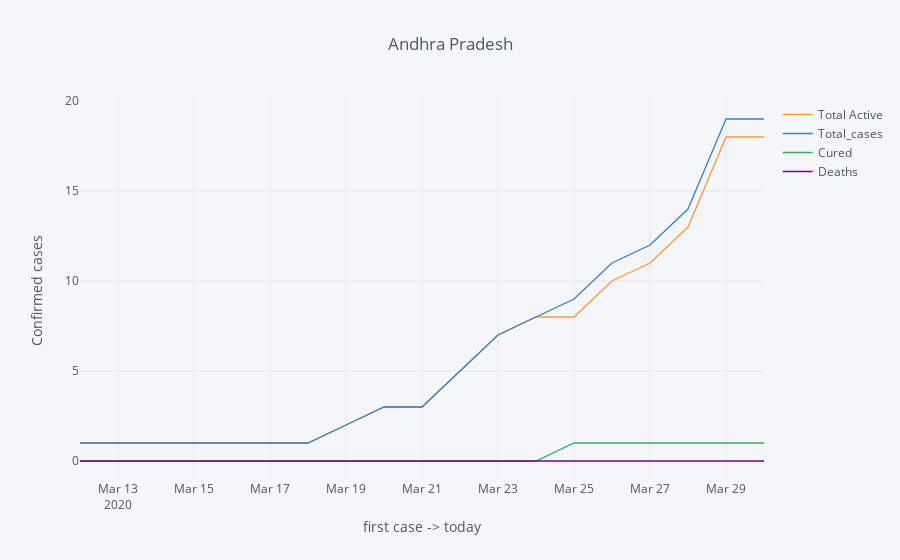
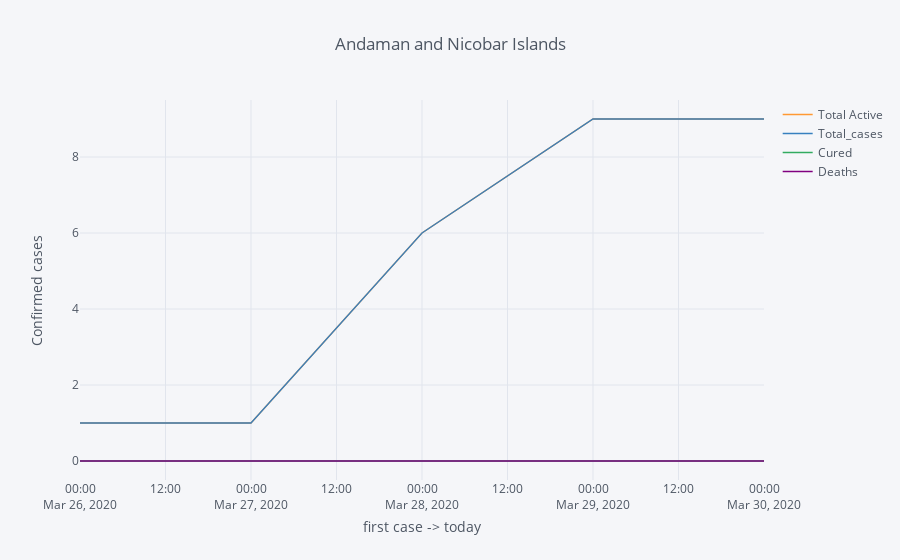
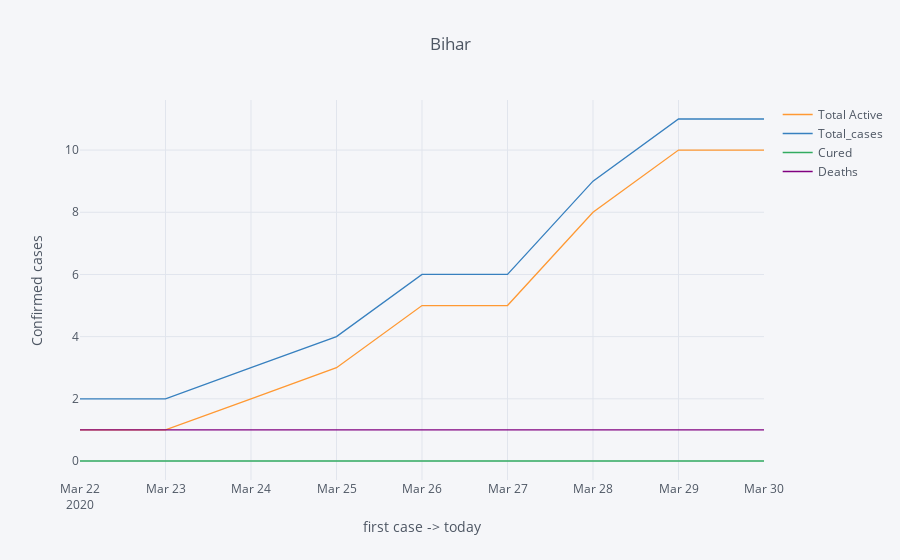

Notebook code cell kept with these figures, in order:
### Code cell
for state in state_dic:
    state_dic[state][['Total Active','Total_cases', 'Cured','Deaths']].iplot(title=state,
                    #colors={'Total':'black', 'Safe-Zone':'blue'}, width=2.5
                    xTitle='first case -> today', yTitle='Confirmed cases')

### Figure 1 — Plotly figure (JSON) as saved in the notebook; plotly's stock layout.template omitted (floating-point values rounded to 4 significant figures)
{"data": [{"line": {"color": "rgba(255, 153, 51, 1.0)", "dash": "solid", "shape": "linear", "width": 1.3}, "mode": "lines", "name": "Total Active", "text": "", "type": "scatter", "uid": "6cdd4ccb-674e-4360-ac01-98a0384dbcbb", "x": ["2020-03-12", "2020-03-13", "2020-03-14", "2020-03-15", "2020-03-16", "2020-03-17", "2020-03-18", "2020-03-19", "2020-03-20", "2020-03-21", "2020-03-22", "2020-03-23", "2020-03-24", "2020-03-25", "2020-03-26", "2020-03-27", "2020-03-28", "2020-03-29", "2020-03-30"], "y": [1, 1, 1, 1, 1, 1, 1, 2, 3, 3, 5, 7, 8, 8, 10, 11, 13, 18, 18]}, {"line": {"color": "rgba(55, 128, 191, 1.0)", "dash": "solid", "shape": "linear", "width": 1.3}, "mode": "lines", "name": "Total_cases", "text": "", "type": "scatter", "uid": "df54d330-b01f-4737-bfe5-c41882166983", "x": ["2020-03-12", "2020-03-13", "2020-03-14", "2020-03-15", "2020-03-16", "2020-03-17", "2020-03-18", "2020-03-19", "2020-03-20", "2020-03-21", "2020-03-22", "2020-03-23", "2020-03-24", "2020-03-25", "2020-03-26", "2020-03-27", "2020-03-28", "2020-03-29", "2020-03-30"], "y": [1, 1, 1, 1, 1, 1, 1, 2, 3, 3, 5, 7, 8, 9, 11, 12, 14, 19, 19]}, {"line": {"color": "rgba(50, 171, 96, 1.0)", "dash": "solid", "shape": "linear", "width": 1.3}, "mode": "lines", "name": "Cured", "text": "", "type": "scatter", "uid": "8798ff58-2ad0-4bfb-ba0e-b77bea384c4b", "x": ["2020-03-12", "2020-03-13", "2020-03-14", "2020-03-15", "2020-03-16", "2020-03-17", "2020-03-18", "2020-03-19", "2020-03-20", "2020-03-21", "2020-03-22", "2020-03-23", "2020-03-24", "2020-03-25", "2020-03-26", "2020-03-27", "2020-03-28", "2020-03-29", "2020-03-30"], "y": [0, 0, 0, 0, 0, 0, 0, 0, 0, 0, 0, 0, 0, 1, 1, 1, 1, 1, 1]}, {"line": {"color": "rgba(128, 0, 128, 1.0)", "dash": "solid", "shape": "linear", "width": 1.3}, "mode": "lines", "name": "Deaths", "text": "", "type": "scatter", "uid": "36332718-69db-444e-9d53-ee4206bf6490", "x": ["2020-03-12", "2020-03-13", "2020-03-14", "2020-03-15", "2020-03-16", "2020-03-17", "2020-03-18", "2020-03-19", "2020-03-20", "2020-03-21", "2020-03-22", "2020-03-23", "2020-03-24", "2020-03-25", "2020-03-26", "2020-03-27", "2020-03-28", "2020-03-29", "2020-03-30"], "y": [0, 0, 0, 0, 0, 0, 0, 0, 0, 0, 0, 0, 0, 0, 0, 0, 0, 0, 0]}], "layout": {"legend": {"bgcolor": "#F5F6F9", "font": {"color": "#4D5663"}}, "paper_bgcolor": "#F5F6F9", "plot_bgcolor": "#F5F6F9", "title": {"font": {"color": "#4D5663"}, "text": "Andhra Pradesh"}, "xaxis": {"gridcolor": "#E1E5ED", "showgrid": true, "tickfont": {"color": "#4D5663"}, "title": {"font": {"color": "#4D5663"}, "text": "first case -> today"}, "zerolinecolor": "#E1E5ED"}, "yaxis": {"gridcolor": "#E1E5ED", "showgrid": true, "tickfont": {"color": "#4D5663"}, "title": {"font": {"color": "#4D5663"}, "text": "Confirmed cases"}, "zerolinecolor": "#E1E5ED"}}}

### Figure 2 — Plotly figure (JSON) as saved in the notebook; plotly's stock layout.template omitted (floating-point values rounded to 4 significant figures)
{"data": [{"line": {"color": "rgba(255, 153, 51, 1.0)", "dash": "solid", "shape": "linear", "width": 1.3}, "mode": "lines", "name": "Total Active", "text": "", "type": "scatter", "uid": "c22b2ed7-c02a-4724-b384-d9265467b7be", "x": ["2020-03-26", "2020-03-27", "2020-03-28", "2020-03-29", "2020-03-30"], "y": [1, 1, 6, 9, 9]}, {"line": {"color": "rgba(55, 128, 191, 1.0)", "dash": "solid", "shape": "linear", "width": 1.3}, "mode": "lines", "name": "Total_cases", "text": "", "type": "scatter", "uid": "e704c0a2-7107-468a-a34a-eb2f2227d890", "x": ["2020-03-26", "2020-03-27", "2020-03-28", "2020-03-29", "2020-03-30"], "y": [1, 1, 6, 9, 9]}, {"line": {"color": "rgba(50, 171, 96, 1.0)", "dash": "solid", "shape": "linear", "width": 1.3}, "mode": "lines", "name": "Cured", "text": "", "type": "scatter", "uid": "74bc9c9a-f2cb-4e8f-9731-02790d7c0a5d", "x": ["2020-03-26", "2020-03-27", "2020-03-28", "2020-03-29", "2020-03-30"], "y": [0, 0, 0, 0, 0]}, {"line": {"color": "rgba(128, 0, 128, 1.0)", "dash": "solid", "shape": "linear", "width": 1.3}, "mode": "lines", "name": "Deaths", "text": "", "type": "scatter", "uid": "7b9467fd-20ab-43f4-bbd2-faf1b7f09f1a", "x": ["2020-03-26", "2020-03-27", "2020-03-28", "2020-03-29", "2020-03-30"], "y": [0, 0, 0, 0, 0]}], "layout": {"legend": {"bgcolor": "#F5F6F9", "font": {"color": "#4D5663"}}, "paper_bgcolor": "#F5F6F9", "plot_bgcolor": "#F5F6F9", "title": {"font": {"color": "#4D5663"}, "text": "Andaman and Nicobar Islands"}, "xaxis": {"gridcolor": "#E1E5ED", "showgrid": true, "tickfont": {"color": "#4D5663"}, "title": {"font": {"color": "#4D5663"}, "text": "first case -> today"}, "zerolinecolor": "#E1E5ED"}, "yaxis": {"gridcolor": "#E1E5ED", "showgrid": true, "tickfont": {"color": "#4D5663"}, "title": {"font": {"color": "#4D5663"}, "text": "Confirmed cases"}, "zerolinecolor": "#E1E5ED"}}}

### Figure 3 — Plotly figure (JSON) as saved in the notebook; plotly's stock layout.template omitted (floating-point values rounded to 4 significant figures)
{"data": [{"line": {"color": "rgba(255, 153, 51, 1.0)", "dash": "solid", "shape": "linear", "width": 1.3}, "mode": "lines", "name": "Total Active", "text": "", "type": "scatter", "uid": "f24aeedf-760a-4dac-ad44-8ae4d52cbb64", "x": ["2020-03-22", "2020-03-23", "2020-03-24", "2020-03-25", "2020-03-26", "2020-03-27", "2020-03-28", "2020-03-29", "2020-03-30"], "y": [1, 1, 2, 3, 5, 5, 8, 10, 10]}, {"line": {"color": "rgba(55, 128, 191, 1.0)", "dash": "solid", "shape": "linear", "width": 1.3}, "mode": "lines", "name": "Total_cases", "text": "", "type": "scatter", "uid": "5b5816d7-26af-4da9-8599-0ec485a2f67f", "x": ["2020-03-22", "2020-03-23", "2020-03-24", "2020-03-25", "2020-03-26", "2020-03-27", "2020-03-28", "2020-03-29", "2020-03-30"], "y": [2, 2, 3, 4, 6, 6, 9, 11, 11]}, {"line": {"color": "rgba(50, 171, 96, 1.0)", "dash": "solid", "shape": "linear", "width": 1.3}, "mode": "lines", "name": "Cured", "text": "", "type": "scatter", "uid": "314e5d0b-7e6d-4b34-b821-da44521e2fe1", "x": ["2020-03-22", "2020-03-23", "2020-03-24", "2020-03-25", "2020-03-26", "2020-03-27", "2020-03-28", "2020-03-29", "2020-03-30"], "y": [0, 0, 0, 0, 0, 0, 0, 0, 0]}, {"line": {"color": "rgba(128, 0, 128, 1.0)", "dash": "solid", "shape": "linear", "width": 1.3}, "mode": "lines", "name": "Deaths", "text": "", "type": "scatter", "uid": "5cceaf9f-29b9-4279-ac1c-0ea27750bb1b", "x": ["2020-03-22", "2020-03-23", "2020-03-24", "2020-03-25", "2020-03-26", "2020-03-27", "2020-03-28", "2020-03-29", "2020-03-30"], "y": [1, 1, 1, 1, 1, 1, 1, 1, 1]}], "layout": {"legend": {"bgcolor": "#F5F6F9", "font": {"color": "#4D5663"}}, "paper_bgcolor": "#F5F6F9", "plot_bgcolor": "#F5F6F9", "title": {"font": {"color": "#4D5663"}, "text": "Bihar"}, "xaxis": {"gridcolor": "#E1E5ED", "showgrid": true, "tickfont": {"color": "#4D5663"}, "title": {"font": {"color": "#4D5663"}, "text": "first case -> today"}, "zerolinecolor": "#E1E5ED"}, "yaxis": {"gridcolor": "#E1E5ED", "showgrid": true, "tickfont": {"color": "#4D5663"}, "title": {"font": {"color": "#4D5663"}, "text": "Confirmed cases"}, "zerolinecolor": "#E1E5ED"}}}
